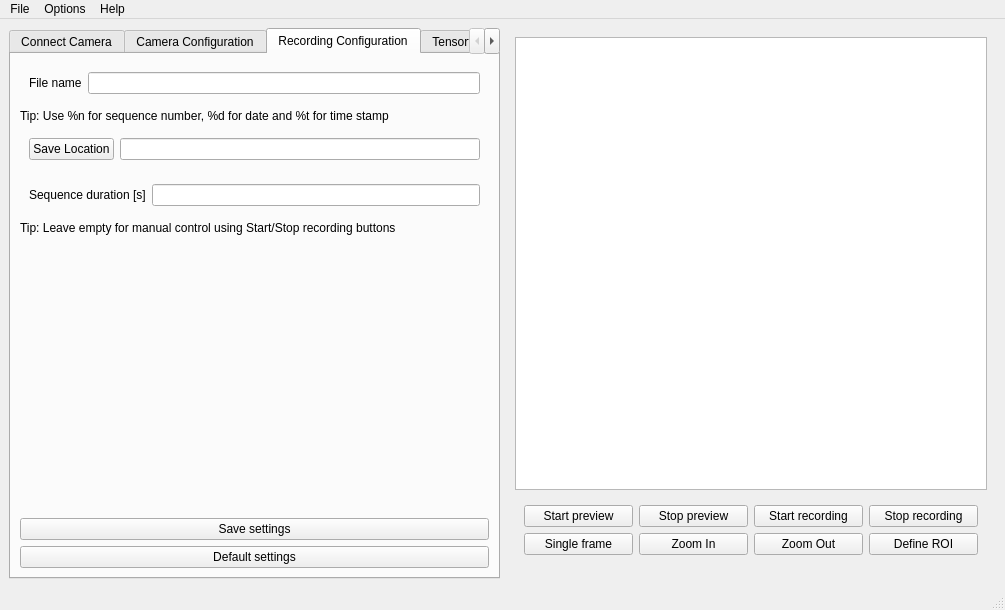
<?xml version="1.0" encoding="UTF-8"?>
<ui version="4.0">
 <class>MainWindow</class>
 <widget class="QMainWindow" name="MainWindow">
  <property name="geometry">
   <rect>
    <x>0</x>
    <y>0</y>
    <width>1005</width>
    <height>610</height>
   </rect>
  </property>
  <property name="windowTitle">
   <string>MainWindow</string>
  </property>
  <widget class="QWidget" name="centralwidget">
   <layout class="QGridLayout" name="gridLayout">
    <item row="0" column="2">
     <widget class="QWidget" name="widget_camera_control_preview" native="true">
      <layout class="QVBoxLayout" name="verticalLayout_2">
       <item>
        <widget class="QGraphicsView" name="camera_preview"/>
       </item>
       <item>
        <widget class="QWidget" name="widget_controls" native="true">
         <layout class="QGridLayout" name="gridLayout_4">
          <item row="1" column="3">
           <widget class="QPushButton" name="btn_define_roi">
            <property name="text">
             <string>Define ROI</string>
            </property>
           </widget>
          </item>
          <item row="0" column="2">
           <widget class="QPushButton" name="btn_start_recording">
            <property name="text">
             <string>Start recording</string>
            </property>
           </widget>
          </item>
          <item row="0" column="0">
           <widget class="QPushButton" name="btn_start_preview">
            <property name="text">
             <string>Start preview</string>
            </property>
           </widget>
          </item>
          <item row="1" column="0">
           <widget class="QPushButton" name="btn_single_frame">
            <property name="text">
             <string>Single frame</string>
            </property>
           </widget>
          </item>
          <item row="1" column="1">
           <widget class="QPushButton" name="btn_zoom_in">
            <property name="text">
             <string>Zoom In</string>
            </property>
           </widget>
          </item>
          <item row="1" column="2">
           <widget class="QPushButton" name="btn_zoom_out">
            <property name="text">
             <string>Zoom Out</string>
            </property>
           </widget>
          </item>
          <item row="0" column="3">
           <widget class="QPushButton" name="btn_stop_recording">
            <property name="text">
             <string>Stop recording</string>
            </property>
           </widget>
          </item>
          <item row="0" column="1">
           <widget class="QPushButton" name="btn_stop_preview">
            <property name="text">
             <string>Stop preview</string>
            </property>
           </widget>
          </item>
         </layout>
        </widget>
       </item>
      </layout>
     </widget>
    </item>
    <item row="0" column="0" rowspan="2">
     <widget class="QTabWidget" name="tabs">
      <property name="accessibleName">
       <string/>
      </property>
      <property name="accessibleDescription">
       <string/>
      </property>
      <property name="currentIndex">
       <number>2</number>
      </property>
      <widget class="QWidget" name="tab_connect">
       <attribute name="title">
        <string>Connect Camera</string>
       </attribute>
       <layout class="QVBoxLayout" name="verticalLayout_4">
        <item>
         <widget class="QWidget" name="widget_4" native="true">
          <layout class="QHBoxLayout" name="horizontalLayout_3">
           <item>
            <widget class="QPushButton" name="btn_connect_camera">
             <property name="text">
              <string>Connect</string>
             </property>
            </widget>
           </item>
           <item>
            <widget class="QPushButton" name="btn_refresh_cameras">
             <property name="text">
              <string>Refresh</string>
             </property>
            </widget>
           </item>
           <item>
            <widget class="QPushButton" name="btn_disconnect_camera">
             <property name="text">
              <string>Disconnect</string>
             </property>
            </widget>
           </item>
          </layout>
         </widget>
        </item>
        <item>
         <widget class="QListView" name="list_detected_cameras"/>
        </item>
        <item>
         <widget class="QLabel" name="tip_add_cti">
          <property name="text">
           <string>Tip: If you can't detect your camera try adding new .cti file from your camera vendor (Options-&gt;Add .cti file)</string>
          </property>
          <property name="wordWrap">
           <bool>true</bool>
          </property>
         </widget>
        </item>
       </layout>
      </widget>
      <widget class="QWidget" name="tab_config">
       <attribute name="title">
        <string>Camera Configuration</string>
       </attribute>
       <layout class="QVBoxLayout" name="verticalLayout_3">
        <item>
         <layout class="QFormLayout" name="formLayout">
          <item row="0" column="0">
           <widget class="QLabel" name="label_test_parameter1">
            <property name="text">
             <string>TextLabel</string>
            </property>
           </widget>
          </item>
          <item row="0" column="1">
           <widget class="QComboBox" name="combo_box_test_parameter1"/>
          </item>
          <item row="1" column="0">
           <widget class="QLabel" name="label_test_parameter2">
            <property name="text">
             <string>TextLabel</string>
            </property>
           </widget>
          </item>
          <item row="1" column="1">
           <widget class="QComboBox" name="combo_box_test_parameter3"/>
          </item>
          <item row="2" column="0">
           <widget class="QLabel" name="label_test_parameter3">
            <property name="text">
             <string>TextLabel</string>
            </property>
           </widget>
          </item>
          <item row="2" column="1">
           <widget class="QComboBox" name="combo_box_test_parameter2"/>
          </item>
         </layout>
        </item>
        <item>
         <spacer name="spacer_camera_config">
          <property name="orientation">
           <enum>Qt::Vertical</enum>
          </property>
          <property name="sizeHint" stdset="0">
           <size>
            <width>20</width>
            <height>40</height>
           </size>
          </property>
         </spacer>
        </item>
        <item>
         <widget class="QWidget" name="widget_3" native="true">
          <layout class="QHBoxLayout" name="horizontalLayout_2">
           <item>
            <widget class="QPushButton" name="btn_save_config">
             <property name="text">
              <string>Save Configuration</string>
             </property>
            </widget>
           </item>
           <item>
            <widget class="QPushButton" name="btn_load_config">
             <property name="text">
              <string>Load Configuration</string>
             </property>
            </widget>
           </item>
          </layout>
         </widget>
        </item>
       </layout>
      </widget>
      <widget class="QWidget" name="tab_recording_config">
       <attribute name="title">
        <string>Recording Configuration</string>
       </attribute>
       <layout class="QVBoxLayout" name="verticalLayout">
        <item>
         <widget class="QWidget" name="widget_sequence_name" native="true">
          <layout class="QFormLayout" name="formLayout_4">
           <item row="0" column="0">
            <widget class="QLabel" name="label_file_name_recording">
             <property name="text">
              <string>File name</string>
             </property>
            </widget>
           </item>
           <item row="0" column="1">
            <widget class="QLineEdit" name="line_edit_sequence_name"/>
           </item>
          </layout>
         </widget>
        </item>
        <item>
         <widget class="QLabel" name="label_sequence_name">
          <property name="text">
           <string>Tip: Use %n for sequence number, %d for date and %t for time stamp </string>
          </property>
         </widget>
        </item>
        <item>
         <widget class="QWidget" name="widget_sequence_save" native="true">
          <layout class="QFormLayout" name="formLayout_3">
           <item row="0" column="0">
            <widget class="QPushButton" name="file_manager_save_location">
             <property name="text">
              <string>Save Location</string>
             </property>
            </widget>
           </item>
           <item row="0" column="1">
            <widget class="QLineEdit" name="line_edit_save_location"/>
           </item>
          </layout>
         </widget>
        </item>
        <item>
         <widget class="QWidget" name="widget_duration" native="true">
          <layout class="QFormLayout" name="formLayout_2">
           <item row="0" column="0">
            <widget class="QLabel" name="label_sequence_duration">
             <property name="text">
              <string>Sequence duration [s]</string>
             </property>
            </widget>
           </item>
           <item row="0" column="1">
            <widget class="QLineEdit" name="line_edit_sequence_duration"/>
           </item>
          </layout>
         </widget>
        </item>
        <item>
         <widget class="QLabel" name="label_sequence_duration_tip">
          <property name="text">
           <string>Tip: Leave empty for manual control using Start/Stop recording buttons</string>
          </property>
         </widget>
        </item>
        <item>
         <spacer name="spacer_recording_settings">
          <property name="orientation">
           <enum>Qt::Vertical</enum>
          </property>
          <property name="sizeHint" stdset="0">
           <size>
            <width>20</width>
            <height>40</height>
           </size>
          </property>
         </spacer>
        </item>
        <item>
         <widget class="QPushButton" name="btn_save_sequence_settings">
          <property name="text">
           <string>Save settings</string>
          </property>
         </widget>
        </item>
        <item>
         <widget class="QPushButton" name="btn_reset_sequence_settings">
          <property name="text">
           <string>Default settings</string>
          </property>
         </widget>
        </item>
       </layout>
      </widget>
      <widget class="QWidget" name="tab_tensorflow">
       <attribute name="title">
        <string>Tensorflow</string>
       </attribute>
       <widget class="QRadioButton" name="radioButton">
        <property name="geometry">
         <rect>
          <x>130</x>
          <y>190</y>
          <width>95</width>
          <height>20</height>
         </rect>
        </property>
        <property name="text">
         <string>Not ready</string>
        </property>
       </widget>
      </widget>
     </widget>
    </item>
   </layout>
  </widget>
  <widget class="QMenuBar" name="menubar">
   <property name="geometry">
    <rect>
     <x>0</x>
     <y>0</y>
     <width>1005</width>
     <height>26</height>
    </rect>
   </property>
   <widget class="QMenu" name="menuFile">
    <property name="title">
     <string>File</string>
    </property>
    <addaction name="actionSave_frame"/>
   </widget>
   <widget class="QMenu" name="menuOptions">
    <property name="title">
     <string>Options</string>
    </property>
    <addaction name="actionAdd_Remove_cti_file"/>
    <addaction name="actionRemove_cti_file"/>
   </widget>
   <widget class="QMenu" name="menuHelp">
    <property name="title">
     <string>Help</string>
    </property>
    <addaction name="actionOpen_Help"/>
   </widget>
   <addaction name="menuFile"/>
   <addaction name="menuOptions"/>
   <addaction name="menuHelp"/>
  </widget>
  <widget class="QStatusBar" name="statusbar"/>
  <action name="actionAdd_Remove_cti_file">
   <property name="text">
    <string>Add .cti file</string>
   </property>
  </action>
  <action name="actionOpen_Help">
   <property name="text">
    <string>Open Help</string>
   </property>
  </action>
  <action name="actionRemove_cti_file">
   <property name="text">
    <string>Remove .cti file</string>
   </property>
  </action>
  <action name="actionSave_frame">
   <property name="text">
    <string>Save frame</string>
   </property>
  </action>
 </widget>
 <resources/>
 <connections/>
</ui>
